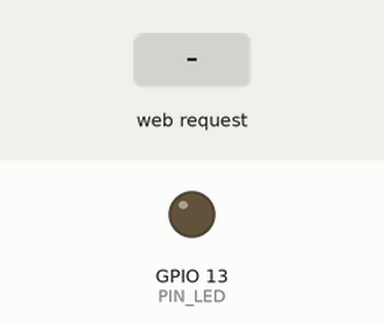
This sketch was run on a simulated ESP32. On the bench: output pins drawn as LEDs (lit = HIGH). Inputs (shaded band) come from the test bench. WiFi joins after 1.5 s; servers stay silent unless stated; what the sketch prints to the serial monitor is not drawn.

Above: at 2.7 s.
2.8 s: HTTP request GET / received
At 3.9 s:
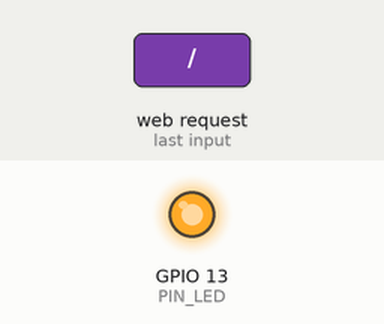
Timing chart, 0 to 5.8 s (numbered marks = the images above; inputs shaded):
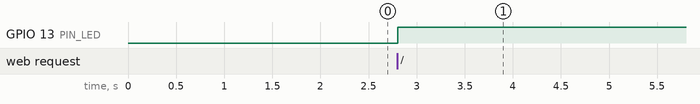

Measured:
- after the input at 2.8 s, GPIO 13 (PIN_LED): LOW → HIGH at once

The sketch:

main.ino
```cpp
#include <WiFi.h>
#include <WebServer.h>

// ==========================================
// CONFIGURACIÓN DE LAS CREDENCIALES WIFI
// ==========================================
const char* STASSID = "TU_NOMBRE_DE_WIFI";
const char* STAPSK  = "TU_CONTRASEÑA_DE_WIFI";

// ==========================================
// ASIGNACIÓN DE PINES (Basado en Keyestudio GVS)
// ==========================================
const int PIN_LED = 13;          // Pin digital para el módulo LED físico
const int PIN_TEMP = 34;         // Pin analógico para el sensor de temperatura LM35 (Analog)
const int PIN_LLUM = 35;         // Pin analógico para el sensor de luz TEMT6000 (Analog)

// Instancia del servidor web en el puerto 80
WebServer server(80);

// Variables globales para almacenar las lecturas del CPD
float temperatura = 0.0;
int lluminositat = 0;
String colorTargeta = "green"; // Controla el color de la tarjeta en la web (verd o vermell)

// ==========================================
// LÓGICA DE CONTROL DE SENSORES Y ALERTAS
// ==========================================
void actualitzarSensors() {
  // --- Lectura de Temperatura (LM35) ---
  int rawTemp = analogRead(PIN_TEMP);
  // Conversión analógica a voltios (ESP32: 12 bits = 4095, V_REF = 3.3V)
  // El LM35 entrega 10mV por cada grado Celsius
  float voltatgeTemp = (rawTemp / 4095.0) * 3.3;
  temperatura = voltatgeTemp * 100.0;

  // --- Lectura de Lluminositat (TEMT6000) ---
  lluminositat = analogRead(PIN_LLUM);

  // --- Control de Alertas (Diagrama de flujo) ---
  // Condición 1: Temperatura > 24ºC -> Encender LED físico y tarjeta roja en web
  if (temperatura > 24.0) {
    digitalWrite(PIN_LED, HIGH); // Encendre LED (Color vermell)
    colorTargeta = "red";
  }
  // Condición 2: Hay luz -> Apagar LED físico y tarjeta verde en web
  // Ajustad el umbral de luz (ej. 1500) según la iluminación ambiental detectada por el TEMT6000
  else if (lluminositat > 1500) {
    digitalWrite(PIN_LED, LOW);  // Apagar LED
    colorTargeta = "green";      // LED apagat / Color verd en web
  }
  // Si no se cumple lo anterior (temperatura normal y oscuridad), se mantiene apagado/verde
  else {
    digitalWrite(PIN_LED, LOW);
    colorTargeta = "green";
  }
}

// ==========================================
// MANEJADORES DEL SERVIDOR WEB (RUTAS)
// ==========================================

// Ruta Principal ("/") - Muestra el Dashboard del CPD
void handleRoot() {
  actualitzarSensors(); // Actualizar datos antes de servir la página

  String html = "<!DOCTYPE html><html lang='ca'>";
  html += "<head><meta charset='UTF-8'><meta name='viewport' content='width=device-width, initial-scale=1.0'>";
  html += "<title>Dashboard CPD</title>";
  html += "<style>";
  html += "body { font-family: Arial, sans-serif; background-color: #f4f4f9; text-align: center; padding: 20px; }";
  html += ".container { max-width: 600px; margin: auto; background: white; padding: 20px; border-radius: 10px; box-shadow: 0 4px 8px rgba(0,0,0,0.1); }";
  html += ".card { padding: 20px; margin: 15px 0; border-radius: 8px; color: white; font-size: 24px; font-weight: bold; transition: background 0.5s; }";
  html += ".green { background-color: #2ecc71; }"; // Color verde (estado normal)
  html += ".red { background-color: #e74c3c; }";   // Color rojo (alerta > 24ºC)
  html += ".info-card { background-color: #34495e; padding: 20px; margin: 15px 0; border-radius: 8px; color: white; font-size: 24px; font-weight: bold; }";
  html += "nav a { margin: 0 10px; text-decoration: none; color: #3498db; font-weight: bold; }";
  html += "</style>";
  // Auto-refresh cada 5 segundos para actualización en tiempo real
  html += "<script>setInterval(function(){ window.location.reload(); }, 5000);</script>";
  html += "</head><body>";

  html += "<div class='container'>";
  html += "<h1>Monitorització de Sala de Servidors (CPD)</h1>";
  html += "<nav><a href='/'>Dashboard</a> | <a href='/credits'>Crèdits</a></nav><br>";

  // Tarjeta Dinámica de Temperatura (Cambia de color según estado)
  html += "<div class='card " + colorTargeta + "'>";
  html += "Temperatura: " + String(temperatura, 1) + " &deg;C";
  html += "</div>";

  // Tarjeta de Luminosidad
  html += "<div class='info-card'>";
  html += "Lluminositat: " + String(lluminositat) + " ADC";
  html += "</div>";

  html += "<p>Dades actualitzades en temps real de forma automàtica.</p>";
  html += "</div>";
  html += "</body></html>";

  server.send(200, "text/html", html);
}

// Ruta Secundaria ("/credits") - Información de los integrantes
void handleCredits() {
  String html = "<!DOCTYPE html><html lang='ca'>";
  html += "<head><meta charset='UTF-8'><meta name='viewport' content='width=device-width, initial-scale=1.0'>";
  html += "<title>Crèdits del Projecte</title>";
  html += "<style>";
  html += "body { font-family: Arial, sans-serif; background-color: #f4f4f9; text-align: center; padding: 20px; }";
  html += ".container { max-width: 600px; margin: auto; background: white; padding: 20px; border-radius: 10px; box-shadow: 0 4px 8px rgba(0,0,0,0.1); }";
  html += "nav a { margin: 0 10px; text-decoration: none; color: #3498db; font-weight: bold; }";
  html += "ul { list-style-type: none; padding: 0; font-size: 18px; line-height: 2; }";
  html += "</style></head><body>";

  html += "<div class='container'>";
  html += "<h1>Crèdits del Projecte</h1>";
  html += "<nav><a href='/'>Dashboard</a> | <a href='/credits'>Crèdits</a></nav><br>";
  html += "<h3>Desenvolupat per:</h3>";
  html += "<ul>";
  html += "<li><strong>Oriol Iglesias Farrà</strong></li>";
  html += "<li><strong>Marc García Marco</strong></li>";
  html += "</ul>";
  html += "<p>Projectes - Monitorització d'un CPD</p>";
  html += "</div>";
  html += "</body></html>";

  server.send(200, "text/html", html);
}

// ==========================================
// CONFIGURACIÓN INICIAL (Setup)
// ==========================================
void setup() {
  // Inicialización del puerto Serie
  Serial.begin(115200);
  delay(10);
  Serial.println("\nIniciant sistema de monitorització CPD...");

  // Configuración de pines de entrada/salida
  pinMode(PIN_LED, OUTPUT);
  digitalWrite(PIN_LED, LOW); // Asegurar que el LED empiece apagado

  // Conexión a la red WiFi (Bucle del diagrama de flujo)
  Serial.print("Connectant a la xarxa: ");
  Serial.println(STASSID);
  WiFi.begin(STASSID, STAPSK);

  while (WiFi.status() != WL_CONNECTED) {
    delay(500);
    Serial.print("."); // Esperar i tornar a comprovar
  }

  // Conexión establecida con éxito
  Serial.println("\nConnexió WiFi establerta amb èxit!");
  Serial.print("Adreça IP assignada: ");
  Serial.println(WiFi.localIP()); // Muestra la IP en el monitor serie

  // Definición de las rutas del servidor web
  server.on("/", handleRoot);
  server.on("/credits", handleCredits);

  // Iniciar el servidor
  server.begin();
  Serial.println("Servidor web HTTP iniciat.");
}

// ==========================================
// BUCLE PRINCIPAL (Loop)
// ==========================================
void loop() {
  // Revisar y procesar las peticiones de los clientes web conectados
  server.handleClient();

  // Pequeño delay de cortesía para no saturar el procesador de la ESP32
  delay(10);
}
```
